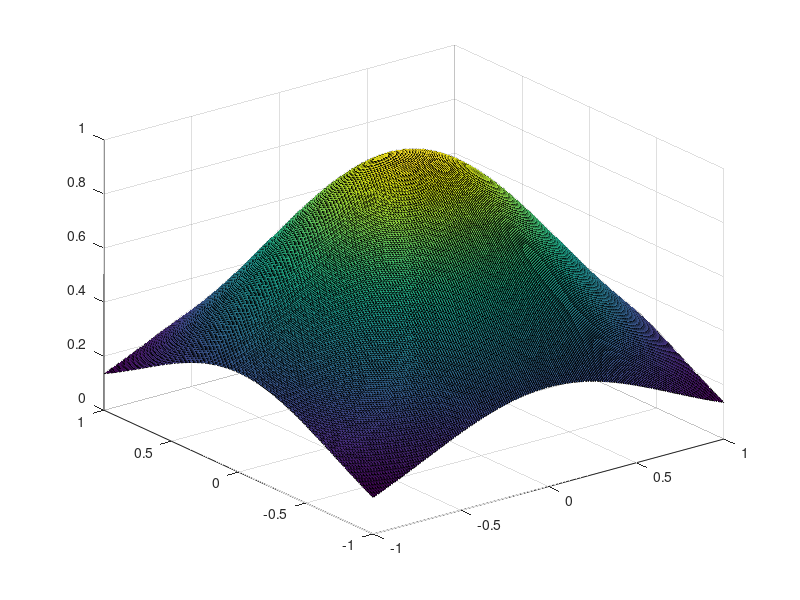

Recreate this plot in MATLAB.
function rajz()
%UNTITLED6 Summary of this function goes here
%   Detailed explanation goes here
[x,y] = meshgrid(-1:0.01:1,-1:0.01:1);
fgv = exp(-x.^2-y.^2);

clf;
surf(x,y,fgv)
end